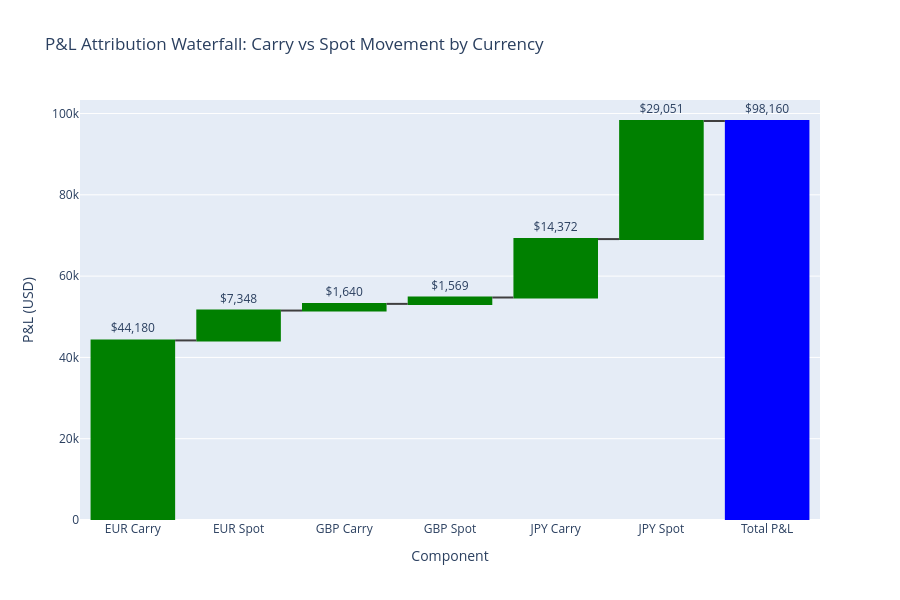

The code cell stored with this chart in its notebook:
### Markdown cell above
## 6. Visualization

### 6.1 Waterfall Chart - P&L Components by Currency

Visualize how carry and spot movement contribute to total P&L for each currency.

### Code cell
# Create waterfall chart using Plotly
fig = go.Figure()

# Prepare data for waterfall
currencies = sorted(by_currency.keys())
x_labels = []
y_values = []
measures = []

cumulative = 0
for currency in currencies:
    carry = by_currency[currency]['carry_pnl']
    spot = by_currency[currency]['spot_pnl']
    
    # Carry component
    x_labels.append(f"{currency} Carry")
    y_values.append(carry)
    measures.append('relative')
    
    # Spot component
    x_labels.append(f"{currency} Spot")
    y_values.append(spot)
    measures.append('relative')

# Total
total_pnl = sum(by_currency[c]['total_pnl'] for c in currencies)
x_labels.append('Total P&L')
y_values.append(total_pnl)
measures.append('total')

fig = go.Figure(go.Waterfall(
    x=x_labels,
    y=y_values,
    measure=measures,
    text=[f"${v:,.0f}" for v in y_values],
    textposition="outside",
    connector={"line": {"color": "rgb(63, 63, 63)"}},
    increasing={"marker": {"color": "green"}},
    decreasing={"marker": {"color": "red"}},
    totals={"marker": {"color": "blue"}}
))

fig.update_layout(
    title="P&L Attribution Waterfall: Carry vs Spot Movement by Currency",
    xaxis_title="Component",
    yaxis_title="P&L (USD)",
    height=600,
    showlegend=False
)

fig.show()

### Figure 1 — Plotly figure (JSON) as saved in the notebook; plotly's stock layout.template omitted (floating-point values rounded to 4 significant figures)
{"data": [{"connector": {"line": {"color": "rgb(63, 63, 63)"}}, "decreasing": {"marker": {"color": "red"}}, "increasing": {"marker": {"color": "green"}}, "measure": ["relative", "relative", "relative", "relative", "relative", "relative", "total"], "text": ["$44,180", "$7,348", "$1,640", "$1,569", "$14,372", "$29,051", "$98,160"], "textposition": "outside", "totals": {"marker": {"color": "blue"}}, "type": "waterfall", "x": ["EUR Carry", "EUR Spot", "GBP Carry", "GBP Spot", "JPY Carry", "JPY Spot", "Total P&L"], "y": [44180.0, 7348.0, 1640.0, 1569.0, 14370.0, 29050.0, 98160.0]}], "layout": {"height": 600, "showlegend": false, "title": {"text": "P&L Attribution Waterfall: Carry vs Spot Movement by Currency"}, "xaxis": {"title": {"text": "Component"}}, "yaxis": {"title": {"text": "P&L (USD)"}}}}
